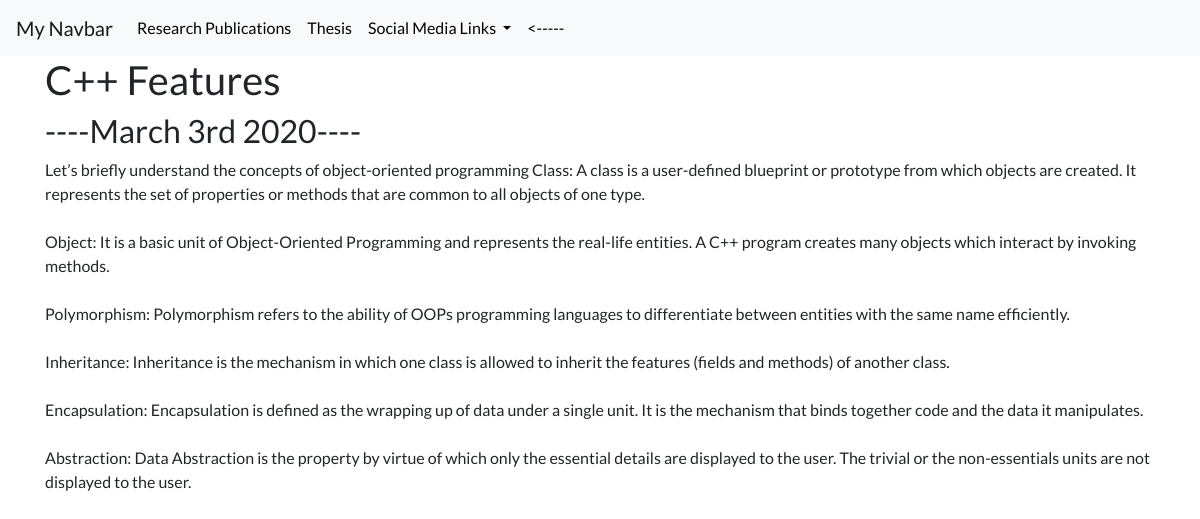
The page /blog/6/ on the database its author committed.
### blog/models.py (models this page shows, shortened)
class Blog(models.Model):
    title=models.CharField(max_length=200)
    description=models.TextField()
    date=models.DateField()

### blog/views.py (the view)
# urls.py: path('<int:blog_id>/',views.detail,name='detail'),
def detail(request,blog_id):
    blog=get_object_or_404(Blog,pk=blog_id)
    return render(request,'blog/detail.html',{'blog':blog})

### blog/templates/blog/detail.html
{% extends 'portfolio/base.html' %}
{% block content %}
<h1>{{blog.title}}</h1>
<h2>----{{blog.date|date:'F jS Y'}}----</h2>
{{blog.description|safe}}
{% endblock %}

### portfolio/static/portfolio/custom.css (style rules this page uses)
body { font-family: 'Lato', sans-serif; }

### rows shown on the page
Blog: title "C++ Features", date "March 3rd 2020", description "Let’s briefly understand the concepts of object-oriented programming Class: A class is a user-defined blueprint or prototype from which objects are created. It represents the set of properties or methods that are common to all objects of one type. Object: It is a basic unit of Object-Oriented Programming and represents the real-life entities. A C++ program creates many objects which interact by invoking methods. Polymorphism: Polymorphism refers to the ability of OOPs programming languages to differentiate between entities with the same name efficiently. Inheritance: Inheritance is the mechanism in which one class is allowed to inherit the features (fields and methods) of another class.…"
